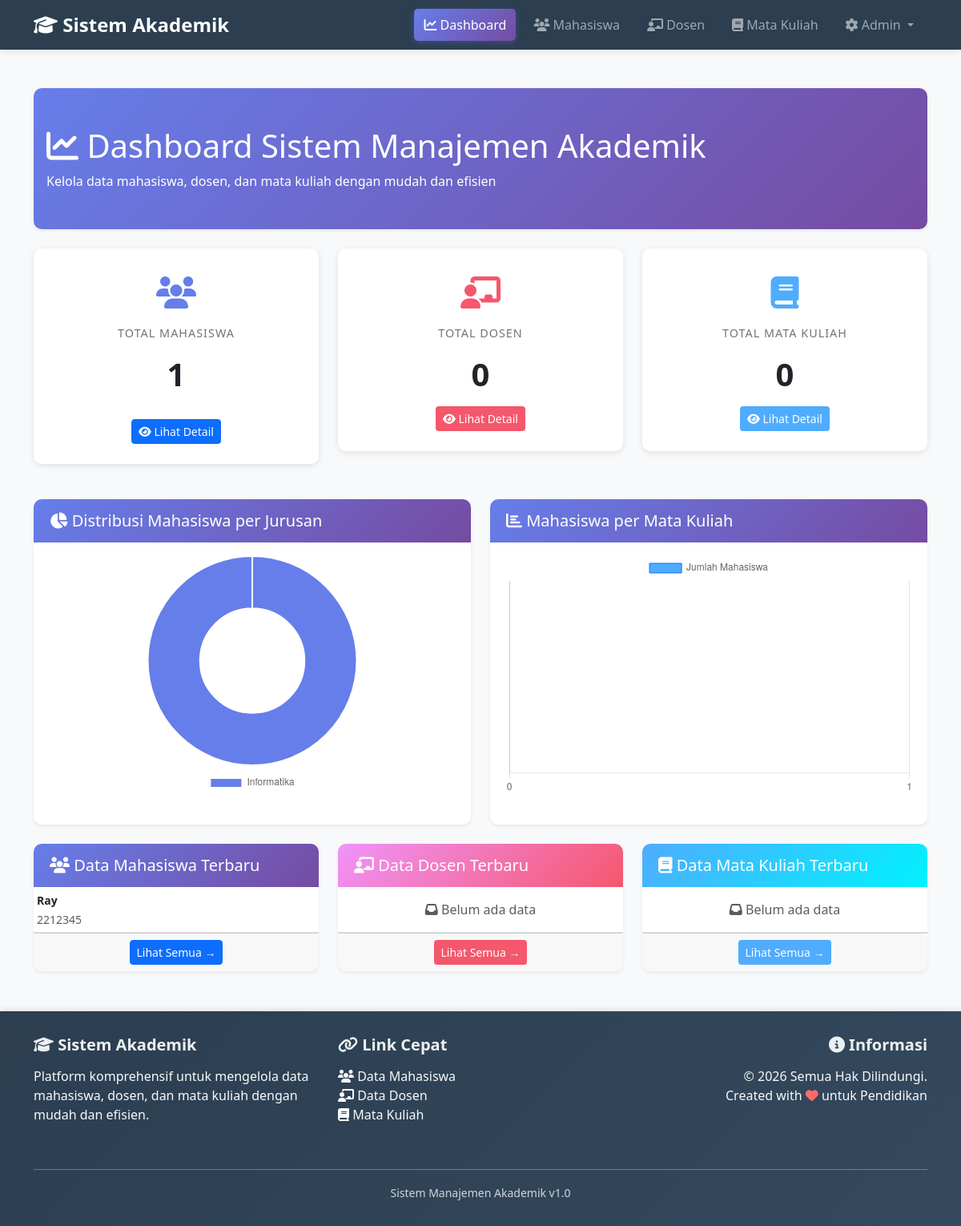
Before: / with the older database file.
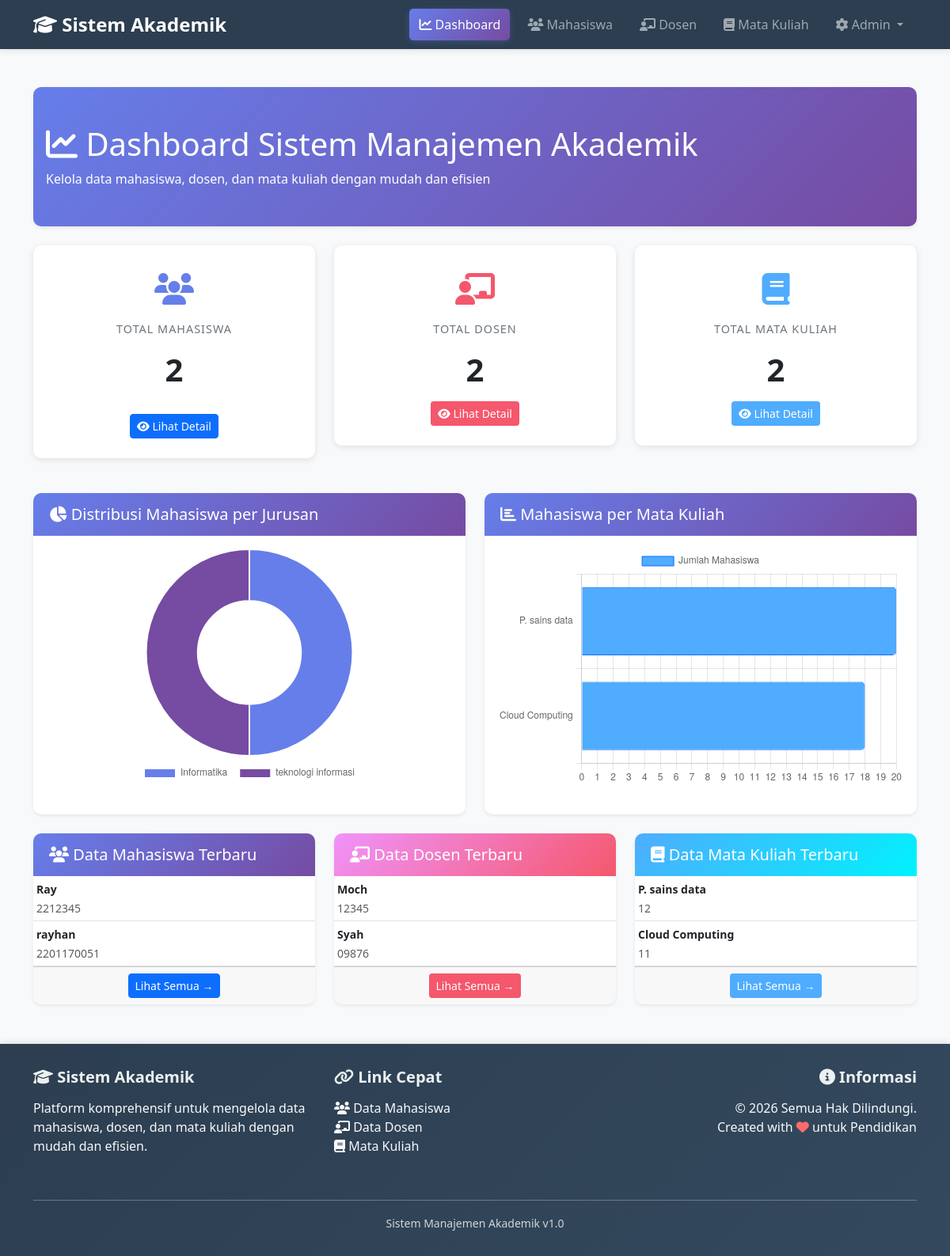
After: the same page with the newer database file.
### mahasiswa/models.py (models this page shows, shortened)
class Mahasiswa(models.Model):
    nama = models.CharField(max_length=200)
    npm = models.CharField(max_length=50, unique=True)
    email = models.EmailField()
    nohp = models.CharField(max_length=20)
    jurusan = models.CharField(max_length=100)
    class Meta:
        verbose_name = "Mahasiswa"
        verbose_name_plural = "Mahasiswas"   # atau "Mahasiswa" sesuai preferensi

class Dosen(models.Model):
    nama = models.CharField(max_length=100)
    nidn = models.CharField(max_length=20, unique=True)
    email = models.EmailField()
    no_hp = models.CharField(max_length=15)
    alamat = models.TextField()
    homebase = models.CharField(max_length=50)

class MataKuliah(models.Model):
    nama_mk = models.CharField(max_length=100)
    kode_mk = models.CharField(max_length=10, unique=True)
    sks = models.IntegerField()
    semester = models.IntegerField()
    mhs_mk = models.IntegerField()
    dosen_mk = models.ForeignKey(Dosen, on_delete=models.CASCADE)
    mahasiswa = models.ManyToManyField(Mahasiswa, blank=True, related_name='matakuliah_list')

### AppMahasiswa/views.py (the view)
# urls.py: path('', views.index, name='index'),
def index(request):
    total_mahasiswa = Mahasiswa.objects.count()
    total_dosen = Dosen.objects.count()
    total_matakuliah = MataKuliah.objects.count()
    mahasiswa_list = Mahasiswa.objects.all()
    dosen_list = Dosen.objects.all()
    matakuliah_list = MataKuliah.objects.all()
    jurusan_counts = {}
    for mhs in mahasiswa_list:
        jurusan = mhs.jurusan
        jurusan_counts[jurusan] = jurusan_counts.get(jurusan, 0) + 1
    mk_mhs_counts = {}
    for mk in matakuliah_list:
        mk_mhs_counts[mk.nama_mk] = mk.mhs_mk
    context = {
        'total_mahasiswa': total_mahasiswa,
        'total_dosen': total_dosen,
        'total_matakuliah': total_matakuliah,
        'mahasiswa_list': mahasiswa_list[:5],  # Latest 5
        'dosen_list': dosen_list[:5],
        'matakuliah_list': matakuliah_list[:5],
        'jurusan_counts': jurusan_counts,
        'mk_mhs_counts': mk_mhs_counts,
    }
    return render(request, 'AppMahasiswa/dashboard.html', context)

### AppMahasiswa/templates/AppMahasiswa/dashboard.html (shortened to what the changed rows need)
{% extends "mahasiswa/base.html" %}
{% block content %}
<div class="dashboard-container">
    <div class="row mb-4">
        <div class="col-12">
            <div class="card border-0 shadow-sm" style="background: linear-gradient(135deg, #667eea 0%, #764ba2 100%); color: white;">
                <div class="card-body py-5">
                    <h1 class="mb-2"><i class="fas fa-chart-line"></i> Dashboard Sistem Manajemen Akademik</h1>
                </div>
            </div>
        </div>
    </div>
    <div class="row mb-4">
        <div class="col-md-4">
            <div class="stat-box stat-mahasiswa">
                <div class="stat-icon"><i class="fas fa-users"></i></div>
                <div class="stat-label">Total Mahasiswa</div>
                <div class="stat-number">{{ total_mahasiswa }}</div>
                <a href="{% url 'input_mahasiswa' %}" class="btn btn-sm btn-primary mt-3">
                    <i class="fas fa-eye"></i> Lihat Detail
                </a>
            </div>
        </div>
        <div class="col-md-4">
            <div class="stat-box stat-dosen">
                <div class="stat-icon"><i class="fas fa-chalkboard-user"></i></div>
                <div class="stat-label">Total Dosen</div>
                <div class="stat-number">{{ total_dosen }}</div>
                <a href="{% url 'input_dosen' %}" class="btn btn-sm" style="background-color: #f5576c; color: white;">
                    <i class="fas fa-eye"></i> Lihat Detail
                </a>
            </div>
        </div>
        <div class="col-md-4">
            <div class="stat-box stat-mk">
                <div class="stat-icon"><i class="fas fa-book"></i></div>
                <div class="stat-label">Total Mata Kuliah</div>
                <div class="stat-number">{{ total_matakuliah }}</div>
                <a href="{% url 'input_mk' %}" class="btn btn-sm" style="background-color: #4facfe; color: white;">
                    <i class="fas fa-eye"></i> Lihat Detail
                </a>
            </div>
        </div>
    </div>
    <div class="row mb-4">
        <div class="col-md-6">
            <div class="card shadow-sm">
                <div class="card-body">
                    <div class="chart-container">
                        <canvas id="jurusanChart"></canvas>
                    </div>
                </div>
            </div>
        </div>
        <div class="col-md-6">
            <div class="card shadow-sm">
                <div class="card-body">
                    <div class="chart-container">
                        <canvas id="mkChart"></canvas>
                    </div>
                </div>
            </div>
        </div>
    </div>
    <div class="row">
        <div class="col-md-4">
            <div class="card shadow-sm">
                <div class="card-body p-0 table-preview">
                    <table class="table table-sm table-hover mb-0">
                        <tbody>
                            {% for mhs in mahasiswa_list %}
                            <tr>
                                <td>
                                    <small><strong>{{ mhs.nama }}</strong></small><br>
                                    <small class="text-muted">{{ mhs.npm }}</small>
                                </td>
                            </tr>
                            {% empty %}
                            <tr>
                                <td class="text-center text-muted py-3">
                                    <i class="fas fa-inbox"></i> Belum ada data
                                </td>
                            </tr>
                            {% endfor %}
                        </tbody>
                    </table>
                </div>
            </div>
        </div>
        <div class="col-md-4">
            <div class="card shadow-sm">
                <div class="card-body p-0 table-preview">
                    <table class="table table-sm table-hover mb-0">
                        <tbody>
                            {% for dosen in dosen_list %}
                            <tr>
                                <td>
                                    <small><strong>{{ dosen.nama }}</strong></small><br>
                                    <small class="text-muted">{{ dosen.nidn }}</small>
                                </td>
                            </tr>
                            {% empty %}
                            <tr>
                                <td class="text-center text-muted py-3">
                                    <i class="fas fa-inbox"></i> Belum ada data
                                </td>
                            </tr>
                            {% endfor %}
                        </tbody>
                    </table>
                </div>
            </div>
        </div>
        <div class="col-md-4">
            <div class="card shadow-sm">
                <div class="card-body p-0 table-preview">
                    <table class="table table-sm table-hover mb-0">
                        <tbody>
                            {% for mk in matakuliah_list %}
                            <tr>
                                <td>
                                    <small><strong>{{ mk.nama_mk }}</strong></small><br>
                                    <small class="text-muted">{{ mk.kode_mk }}</small>
                                </td>
                            </tr>
                            {% empty %}
                            <tr>
                                <td class="text-center text-muted py-3">
                                    <i class="fas fa-inbox"></i> Belum ada data
                                </td>
                            </tr>
                            {% endfor %}
                        </tbody>
                    </table>
                </div>
            </div>
        </div>
    </div>
</div>
{% endblock %}
{% block extra_js %}
<script>
    // Data dari Django context
    const jurusanData = {{ jurusan_counts|safe }};
    const mkData = {{ mk_mhs_counts|safe }};
    // Chart 1: Pie Chart - Mahasiswa per Jurusan
    const jurusanCtx = document.getElementById('jurusanChart').getContext('2d');
    const jurusanChart = new Chart(jurusanCtx, {
        type: 'doughnut',
        data: {
            labels: Object.keys(jurusanData),
            datasets: [{
                data: Object.values(jurusanData),
                backgroundColor: [
                    '#667eea',
                    '#764ba2',
                    '#f093fb',
                    '#f5576c',
                    '#4facfe',
                    '#00f2fe',
                    '#ffa502',
                    '#ff6b6b'
                ],
                borderColor: '#fff',
                borderWidth: 2
            }]
        },
        options: {
            responsive: true,
            maintainAspectRatio: false,
            plugins: {
                legend: {
                    position: 'bottom',
                    labels: {
                        padding: 15,
                        font: { size: 12 }
                    }
                }
            }
        }
    });
    // Chart 2: Bar Chart - Mahasiswa per Mata Kuliah
    const mkCtx = document.getElementById('mkChart').getContext('2d');
    const mkChart = new Chart(mkCtx, {
        type: 'bar',
        data: {
            labels: Object.keys(mkData),
            datasets: [{
                label: 'Jumlah Mahasiswa',
                data: Object.values(mkData),
                backgroundColor: '#4facfe',
                borderColor: '#0d6efd',
                borderWidth: 1,
                borderRadius: 5
            }]
        },
        options: {
            indexAxis: 'y',
            responsive: true,
            maintainAspectRatio: false,
            plugins: {
                legend: {
                    display: true,
                    position: 'top'
                }
            },
            scales: {
                x: {
                    beginAtZero: true,
                    ticks: {
                        stepSize: 1
                    }
                }
            }
        }
    });
</script>
{% endblock %}

Changed rows visible on the page:
added Mahasiswa: nama "rayhan", npm "2201170051"
added Dosen: nama "Moch", nidn "12345"
added Dosen: nama "Syah", nidn "09876"
added MataKuliah: nama_mk "P. sains data", kode_mk "12"
added MataKuliah: nama_mk "Cloud Computing", kode_mk "11"
Other visible differences:
{{ total_mahasiswa }}: "1" → "2"
{{ total_dosen }}: "0" → "2"
{{ total_matakuliah }}: "0" → "2"
chart data {{ jurusan_counts|safe }}: {'Informatika': 1} → {'Informatika': 1, 'teknologi informasi': 1}
chart data {{ mk_mhs_counts|safe }}: {} → {'P. sains data': 20, 'Cloud Computing': 18}
text no longer shown: "Belum ada data Belum ada data"
